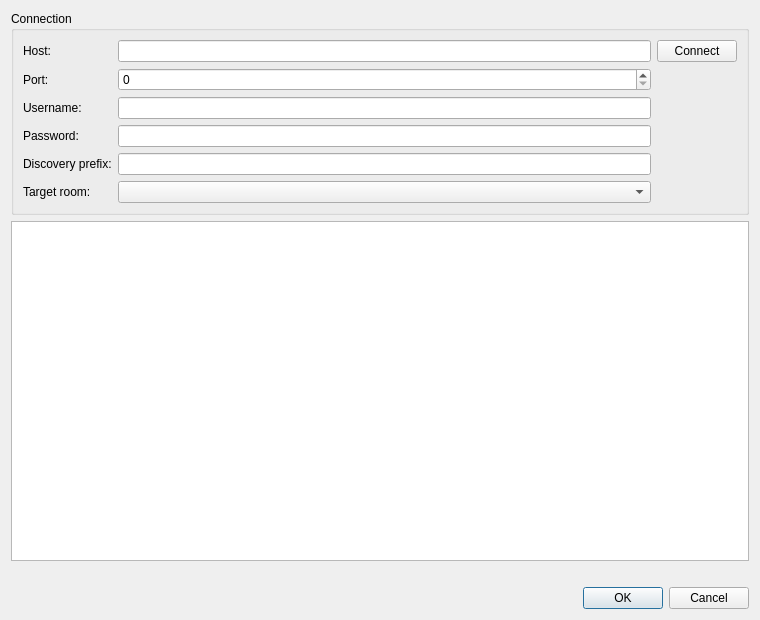
<?xml version="1.0" encoding="UTF-8"?>
<ui version="4.0">
 <class>DialogHomeAssistantMqtt</class>
 <widget class="QDialog" name="DialogHomeAssistantMqtt">
  <property name="geometry">
   <rect>
    <x>0</x>
    <y>0</y>
    <width>760</width>
    <height>620</height>
   </rect>
  </property>
  <property name="windowTitle">
   <string>Home Assistant MQTT discovery</string>
  </property>
  <layout class="QVBoxLayout" name="verticalLayout_2">
   <item>
    <widget class="QGroupBox" name="groupBoxConnection">
     <property name="title">
      <string>Connection</string>
     </property>
     <layout class="QHBoxLayout" name="horizontalLayout">
      <item>
       <layout class="QFormLayout" name="formLayout">
        <item row="0" column="0"><widget class="QLabel" name="label"><property name="text"><string>Host:</string></property></widget></item>
        <item row="0" column="1"><widget class="QLineEdit" name="lineEditHost"/></item>
        <item row="1" column="0"><widget class="QLabel" name="label_2"><property name="text"><string>Port:</string></property></widget></item>
        <item row="1" column="1"><widget class="QSpinBox" name="spinBoxPort"/></item>
        <item row="2" column="0"><widget class="QLabel" name="label_3"><property name="text"><string>Username:</string></property></widget></item>
        <item row="2" column="1"><widget class="QLineEdit" name="lineEditUsername"/></item>
        <item row="3" column="0"><widget class="QLabel" name="label_4"><property name="text"><string>Password:</string></property></widget></item>
        <item row="3" column="1"><widget class="QLineEdit" name="lineEditPassword"><property name="echoMode"><enum>QLineEdit::Password</enum></property></widget></item>
        <item row="4" column="0"><widget class="QLabel" name="label_5"><property name="text"><string>Discovery prefix:</string></property></widget></item>
        <item row="4" column="1"><widget class="QLineEdit" name="lineEditPrefix"/></item>
        <item row="5" column="0"><widget class="QLabel" name="label_6"><property name="text"><string>Target room:</string></property></widget></item>
        <item row="5" column="1"><widget class="QComboBox" name="comboBoxRoom"/></item>
       </layout>
      </item>
      <item>
       <layout class="QVBoxLayout" name="verticalLayoutConnect">
        <item><widget class="QPushButton" name="pushButtonConnect"><property name="text"><string>Connect</string></property></widget></item>
        <item>
         <spacer name="verticalSpacer">
          <property name="orientation"><enum>Qt::Vertical</enum></property>
          <property name="sizeHint" stdset="0"><size><width>20</width><height>40</height></size></property>
         </spacer>
        </item>
       </layout>
      </item>
     </layout>
    </widget>
   </item>
   <item>
    <widget class="QTreeView" name="treeEntities">
     <property name="sizePolicy">
      <sizepolicy hsizetype="Expanding" vsizetype="Expanding">
       <horstretch>0</horstretch>
       <verstretch>1</verstretch>
      </sizepolicy>
     </property>
     <property name="editTriggers"><set>QAbstractItemView::NoEditTriggers</set></property>
     <property name="alternatingRowColors"><bool>true</bool></property>
     <property name="selectionMode"><enum>QAbstractItemView::ExtendedSelection</enum></property>
     <property name="selectionBehavior"><enum>QAbstractItemView::SelectRows</enum></property>
    </widget>
   </item>
   <item>
    <widget class="QLabel" name="labelStatus">
     <property name="text"><string/></property>
    </widget>
   </item>
   <item>
    <widget class="QDialogButtonBox" name="buttonBox">
     <property name="orientation"><enum>Qt::Horizontal</enum></property>
     <property name="standardButtons"><set>QDialogButtonBox::Cancel|QDialogButtonBox::Ok</set></property>
    </widget>
   </item>
  </layout>
 </widget>
 <resources/>
 <connections>
  <connection>
   <sender>buttonBox</sender>
   <signal>rejected()</signal>
   <receiver>DialogHomeAssistantMqtt</receiver>
   <slot>reject()</slot>
   <hints>
    <hint type="sourcelabel"><x>0</x><y>0</y></hint>
    <hint type="destinationlabel"><x>0</x><y>0</y></hint>
   </hints>
  </connection>
 </connections>
</ui>
